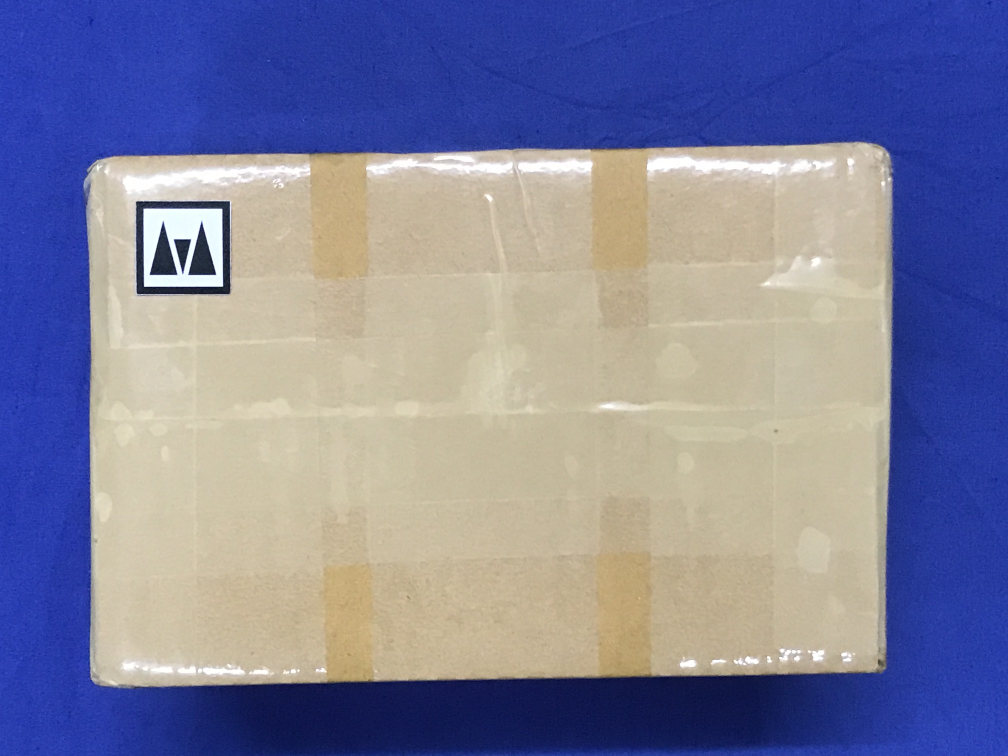
#> input picture Photo/DPML_test_img/IMG_8112.JPG, 4032 x 3024 px, found by its file name (shown at 1/4 size)
$ python template_matching.py
#> lines starting #> are read from the running program, lines starting #| are printed output that depends on the picture
import cv2 as cv
import numpy as np
from matplotlib import pyplot as plt
def ResizeWithAspectRatio(image, width=None, height=None, inter=cv.INTER_AREA):
    dim = None
    (h, w) = image.shape[:2]

    if width is None and height is None:
        return image
    if width is None:
        r = height / float(h)
        dim = (int(w * r), height)
    else:
        r = width / float(w)
        dim = (width, int(h * r))

    return cv.resize(image, dim, interpolation=inter)

img_rgb = cv.imread("C:/Users/First-AP/Desktop/test_img/IMG_8112.JPG")
#> img_rgb is the input picture: shape (3024, 4032, 3); mean B, G, R 156.3, 128.3, 127.1
img_rgb = ResizeWithAspectRatio(img_rgb,width=900)
#> in ResizeWithAspectRatio, `return cv.resize(image, dim, interpolation=inter)`:
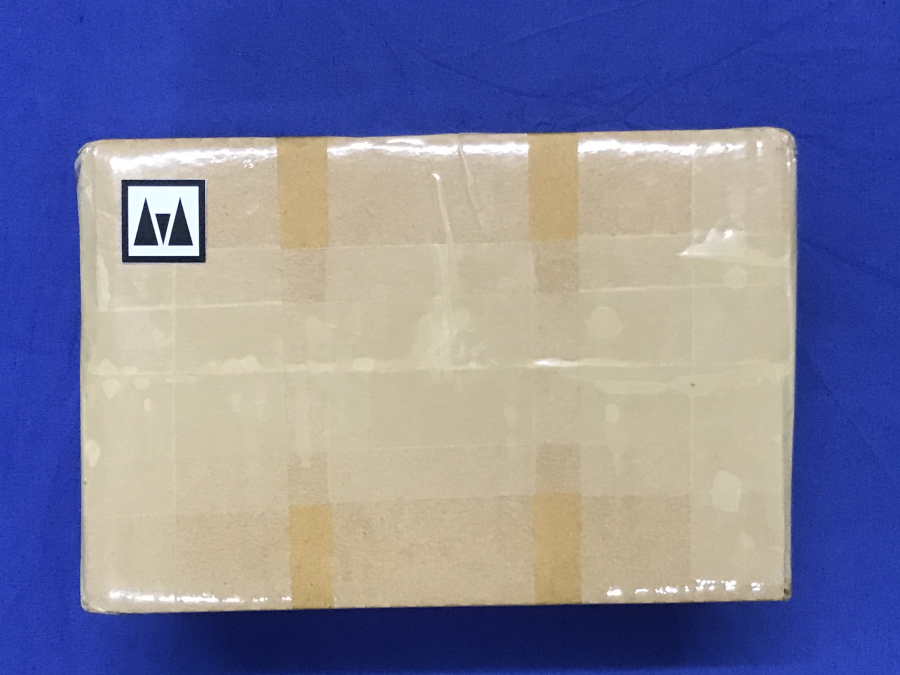
#> returned value: shape (675, 900, 3); mean of channels 0, 1, 2 156.3, 128.3, 127.1; drawn as B, G, R
img_gray = cv.cvtColor(img_rgb, cv.COLOR_BGR2GRAY)
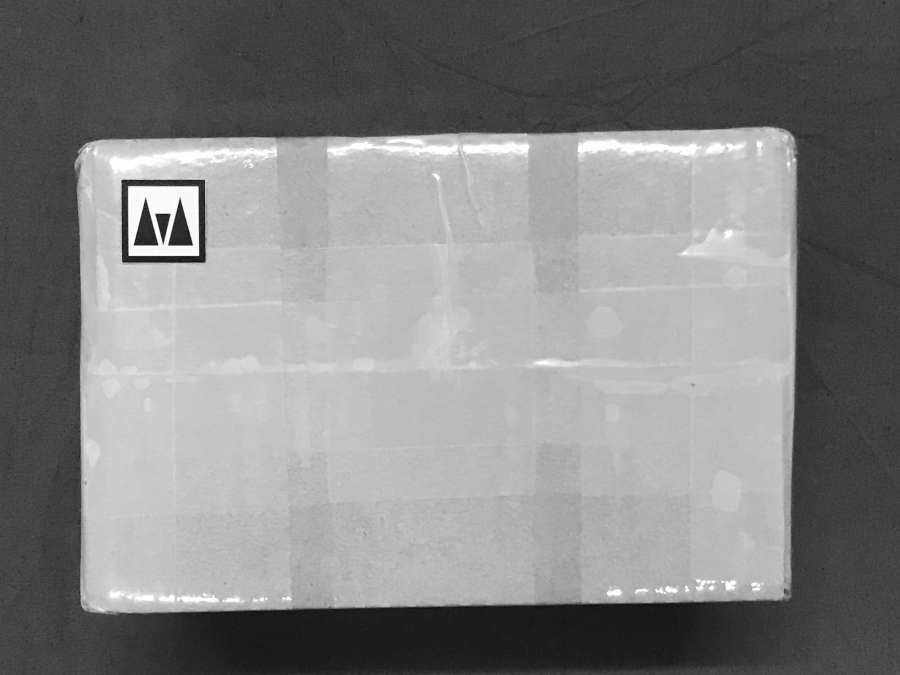
#> img_gray: shape (675, 900); min 10, max 255, mean 131.1
template = cv.imread('C:/Users/First-AP/Desktop/test_img/template.png',0)
template = ResizeWithAspectRatio(template,width=300)
#> (the run stopped early here; a loop or call above may not have finished)

$ run again, with Photo/DPML_test_img/IMG_8106.JPG copied over Photo/DPML_test_img/IMG_8112.JPG
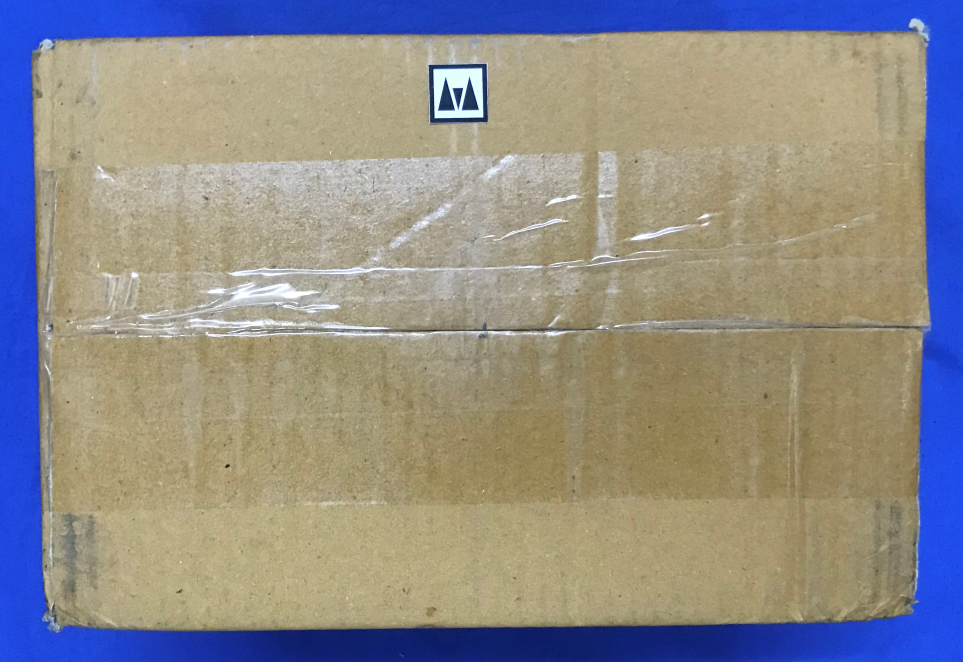
#> input picture Photo/DPML_test_img/IMG_8106.JPG, 2888 x 1985 px, found by its file name (shown at 1/3 size)
#> img_rgb is the input picture: shape (1985, 2888, 3); mean B, G, R 138.6, 140.7, 143.7
#> in ResizeWithAspectRatio, `return cv.resize(image, dim, interpolation=inter)`:
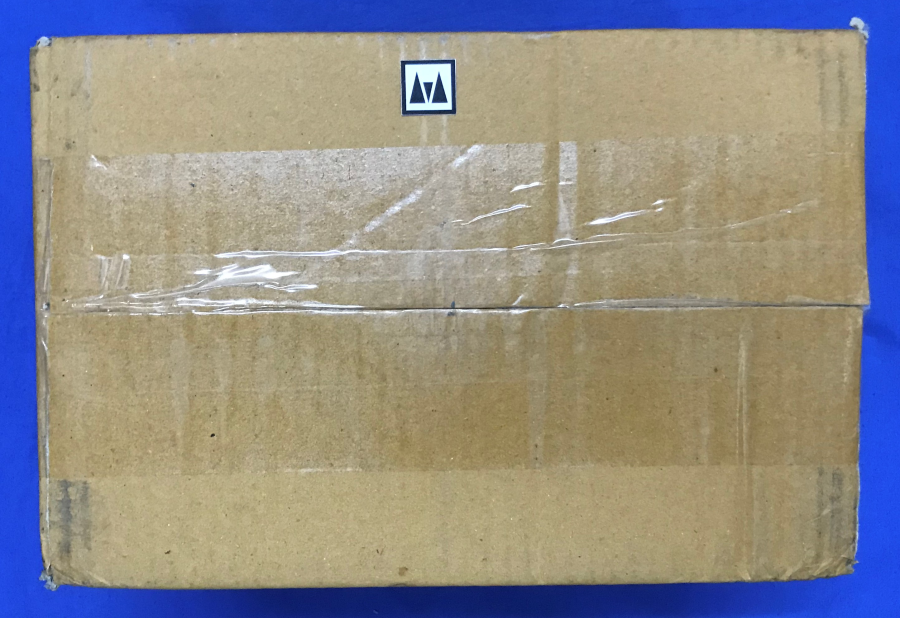
#> returned value: shape (618, 900, 3); mean of channels 0, 1, 2 138.6, 140.7, 143.7; drawn as B, G, R
#> `img_gray = cv.cvtColor(img_rgb, cv.COLOR_BGR2GRAY)`:
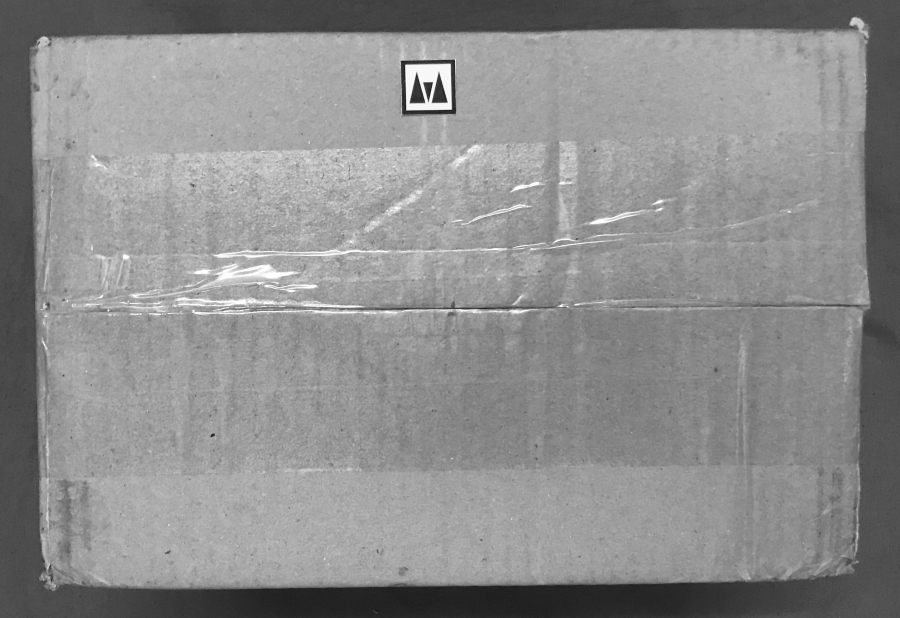
#> img_gray: shape (618, 900); min 23, max 255, mean 141.4

$ run again, with Photo/DPML_test_img/IMG_8107.JPG copied over Photo/DPML_test_img/IMG_8112.JPG
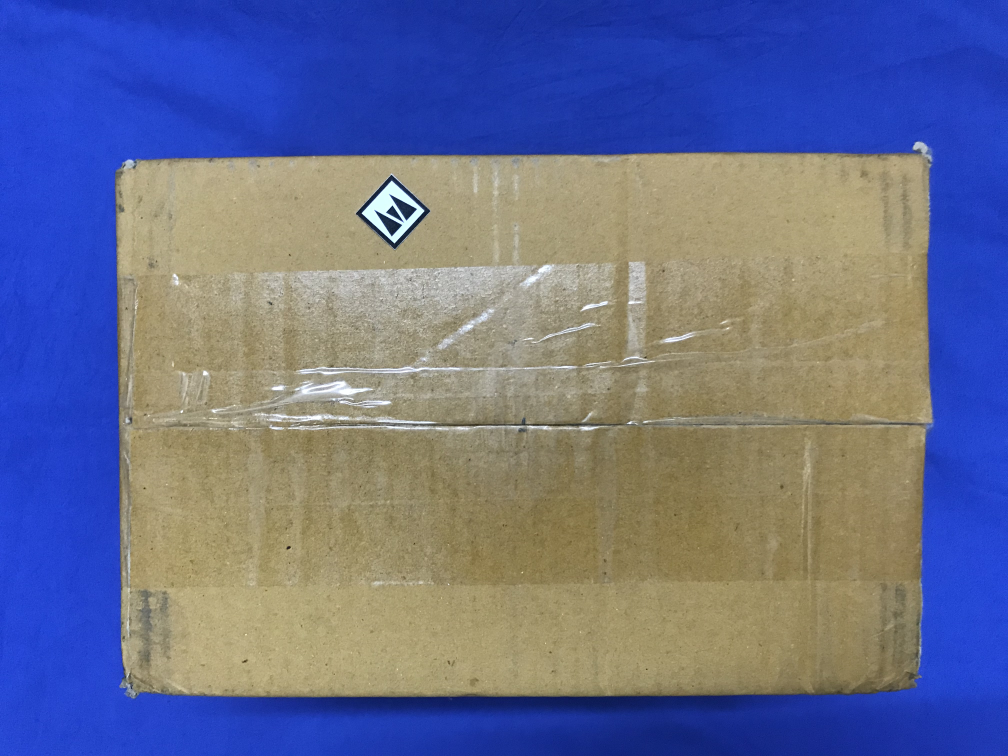
#> input picture Photo/DPML_test_img/IMG_8107.JPG, 4032 x 3024 px, found by its file name (shown at 1/4 size)
#> img_rgb is the input picture: shape (3024, 4032, 3); mean B, G, R 143.8, 110.6, 104.6
#> in ResizeWithAspectRatio, `return cv.resize(image, dim, interpolation=inter)`:
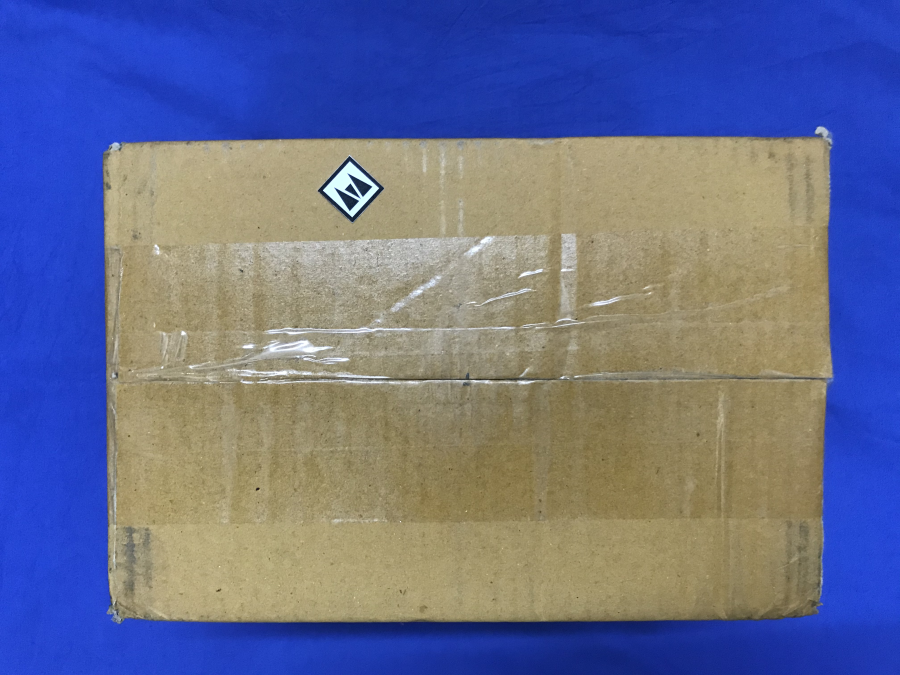
#> returned value: shape (675, 900, 3); mean of channels 0, 1, 2 143.8, 110.6, 104.6; drawn as B, G, R
#> `img_gray = cv.cvtColor(img_rgb, cv.COLOR_BGR2GRAY)`:
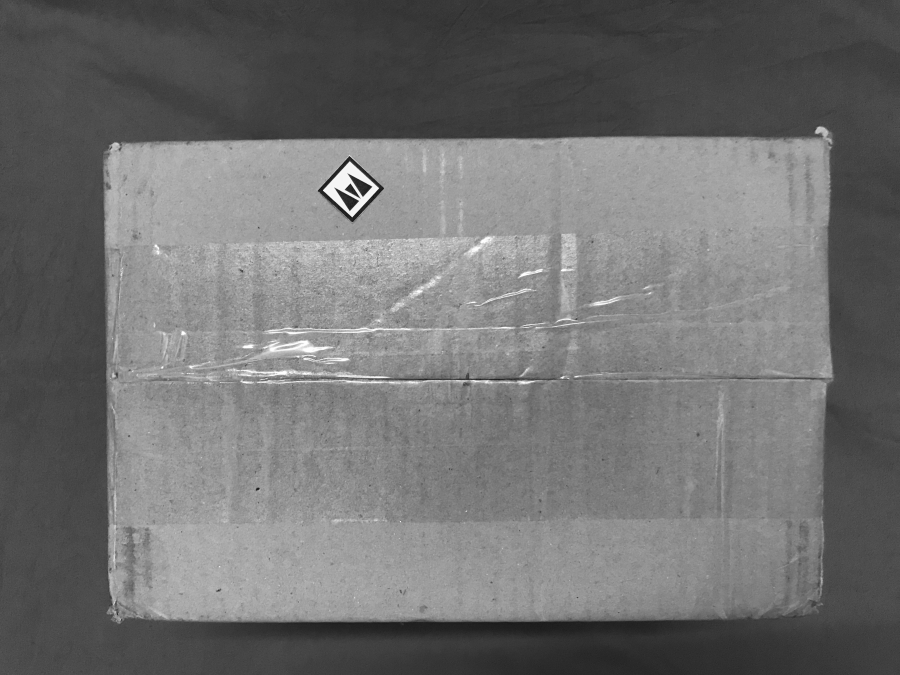
#> img_gray: shape (675, 900); min 18, max 255, mean 112.6
